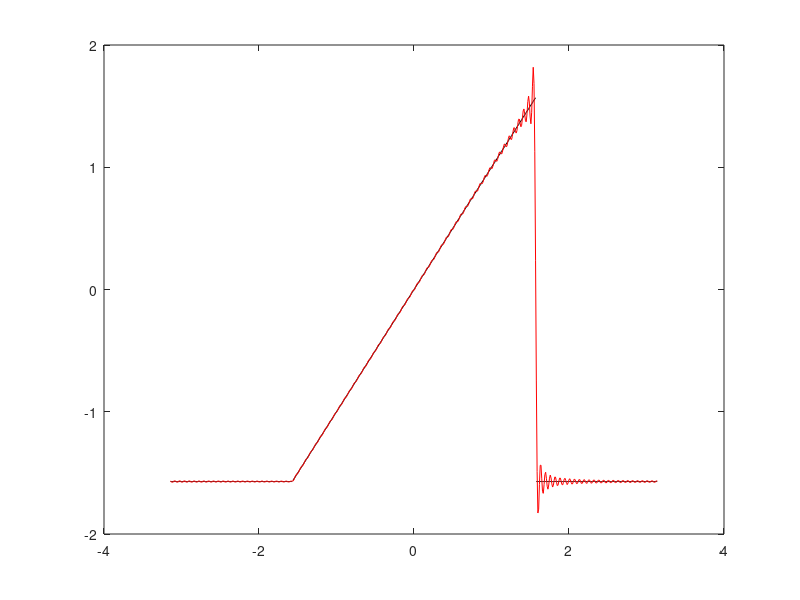

The MATLAB source for this figure: (Note: this script raises an error after producing the figure.)
clc
clear all
close all
x = -pi:0.01:pi;
L1 = abs(x)<=pi/2;
L2 = x<-pi/2;
L3 = x>pi/2;
y1 = x;
y2 = ones(1,length(x)) .* (-pi/2);
N = 100;
a0 = -pi/2;
ak = [];
bk = [];
for k = 1:N
    ak = [ak,sin(k.*(pi/2))./k];
    bk = [bk,(-cos(k.*(pi/2)))./k+(2.*sin(k.*(pi/2)))./(k.^2*pi)];
end
for i=1:length(x)
    summa = 0;
    for k=1:N
        summa = summa + ak(k)*cos(k*x(i)) + bk(k)*sin(k*x(i));
    end
    f(i) = a0/2 + summa;
end
grafik = plot(x(L1),y1(L1),'k',x(L2),y2(L2),'k',x(L3),y2(L3),'k', x,f,'r');
grafik(1).LineWidth = 3;
grafik(2).LineWidth = 3;
grafik(3).LineWidth = 3;


